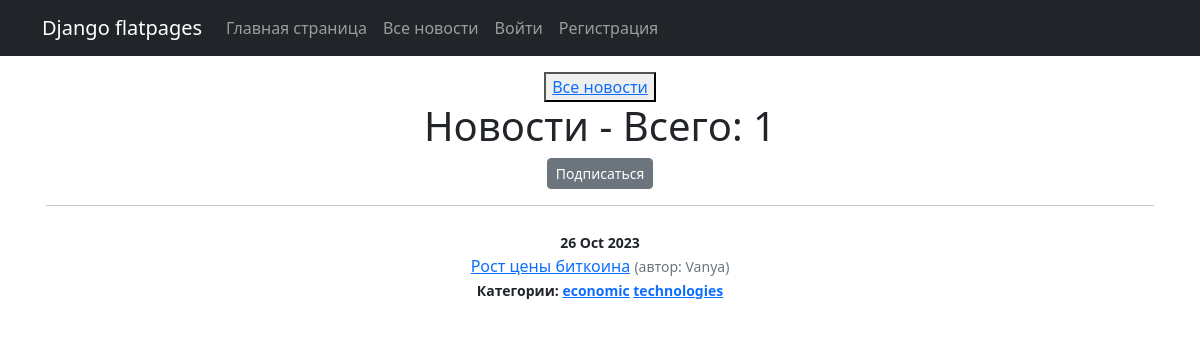
Before: /all-posts/categories/1 with the older database file.
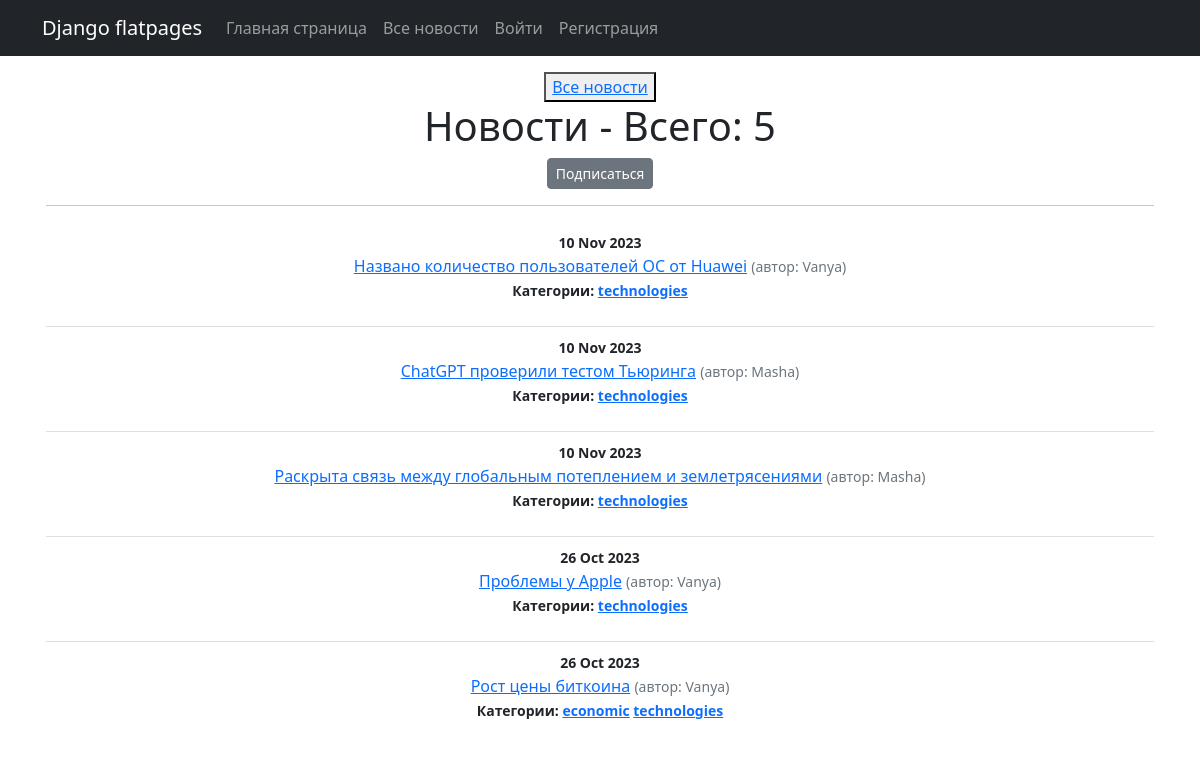
After: the same page with the newer database file.
### news/models.py (models this page shows, shortened)
class Post(models.Model):
    article = "AR"
    news = "NW"
    TYPE = [
        (article, 'Статья'),
        (news, 'Новость')
    ]
    author = models.ForeignKey(Author, on_delete = models.CASCADE)
    post_type = models.CharField(max_length = 2, choices=TYPE, default=article)
    time_in = models.DateTimeField(auto_now_add = True)
    categories = models.ManyToManyField(Category, through = "PostCategory")
    title = models.CharField(max_length = 120)
    text = models.TextField(unique = True)
    rating = models.IntegerField(default = 0)

class Author(models.Model):
    user = models.OneToOneField(User, on_delete = models.CASCADE)
    rating = models.IntegerField(default = 0)
    def __str__(self):
        return self.user.username

class Category(models.Model):
    category = models.CharField(max_length = 255, unique = True)
    subscribers = models.ManyToManyField(User, related_name='categories', blank=True)

### news/views.py (the view)
# urls.py: path('categories/<int:pk>', CategoryListView.as_view(), name='category_list'),
class CategoryListView(ListView):
    model = Post
    template_name = 'subscribe/category_list.html'
    context_object_name = 'category_news_list'
    def get_context_data(self, **kwargs):
        context = super().get_context_data(**kwargs)
        context['is_not_subscriber'] = self.request.user not in self.categories.subscribers.all()
        context['category'] = self.categories
        return context
    def get_queryset(self):
        self.categories =get_object_or_404(Category, id=self.kwargs['pk'])
        queryset = Post.objects.filter(categories=self.categories).order_by('-time_in')
        return queryset

### templates/subscribe/category_list.html (shortened to what this page needs)
{% extends 'flatpages/default.html' %}
{% block content %}
<button> <a href="http://127.0.0.1:8000/all-posts"> Все новости</a> </button>
<h1 class="text-center">Новости - Bceгo: {{ category_news_list|length }}</h1>
{% if is_not_subscriber %}
<p class="text-center"><a href="{% url 'subscribe' category.id %}" class="btn btn-secondary btn-sm"> Подписаться</a> </p>
{% endif %}
<hr>
<ul class="list-group list-group-flush">
    {% for newspost in category_news_list %}
        <li class="list-group-item">
            <small class="fw-bold">{{ newspost.time_in|date:'d M Y' }} </small><br>
            <a href="{% url 'news_detail' newspost.id %}">{{ newspost.title }}</a>
            <small class="text-muted">(автор: {{ newspost.author}})</small> <br>
            <small class="fw-bold">Категории:
                {% for category in newspost.categories.all %}
                    <a href="{% url 'category_list' category.id %}"> {{ category.category }}</a>
                {% endfor %}
            </small>
        </li>
    {% endfor %}
</ul>
{% endblock content %}

### templates/flatpages/default.html (shortened to what this page needs)
<!DOCTYPE html>
<html lang="en">
    <head>
        {% load static %}
        <link href="{% static 'css/styles.css' %}" rel="stylesheet" />
    </head>
<body>
<nav class="navbar navbar-expand-lg navbar-dark bg-dark static-top">
    <div class="container">
    <a class="navbar-brand" href="/">Django flatpages</a>
    <div class="collapse navbar-collapse" id="navbarResponsive">
       <ul class="navbar-nav ml-auto">
           <li class="nav-item">
               <a class="nav-link" href="/">Главная страница</a>
           </li>
           <li class="nav-item">
               <a class="nav-link" href="/all-posts/">Все новости</a>
           </li>
           <li class="nav-item">
               <a class="nav-link" href="/accounts/login/">Войти</a>
           </li>
           <li class="nav-item">
               <a class="nav-link" href="/accounts/signup/">Регистрация</a>
           </li>
       </ul>
    </div>
    </div>
</nav>
<div class="container">
    <div class="row">
       <div class="col-lg-12 text-center p-3">
           {% block content %}{% endblock content %}
       </div>
    </div>
</div>
</body>
</html>

Changed rows visible on the page:
added Post: time_in "10 Nov 2023", title "Названо количество пользователей ОС от Huawei", author "Vanya", Category (category "technologies")
added Post: time_in "10 Nov 2023", title "ChatGPT проверили тестом Тьюринга", author "Masha", Category (category "technologies")
added Post: time_in "10 Nov 2023", title "Раскрыта связь между глобальным потеплением и землетрясениями", author "Masha", Category (category "technologies")
now on this page (row edited): Post: time_in "26 Oct 2023", title "Проблемы у Apple", author "Vanya", Category (category "technologies")
Other visible differences:
{{ category_news_list|length }}: "1" → "5"
